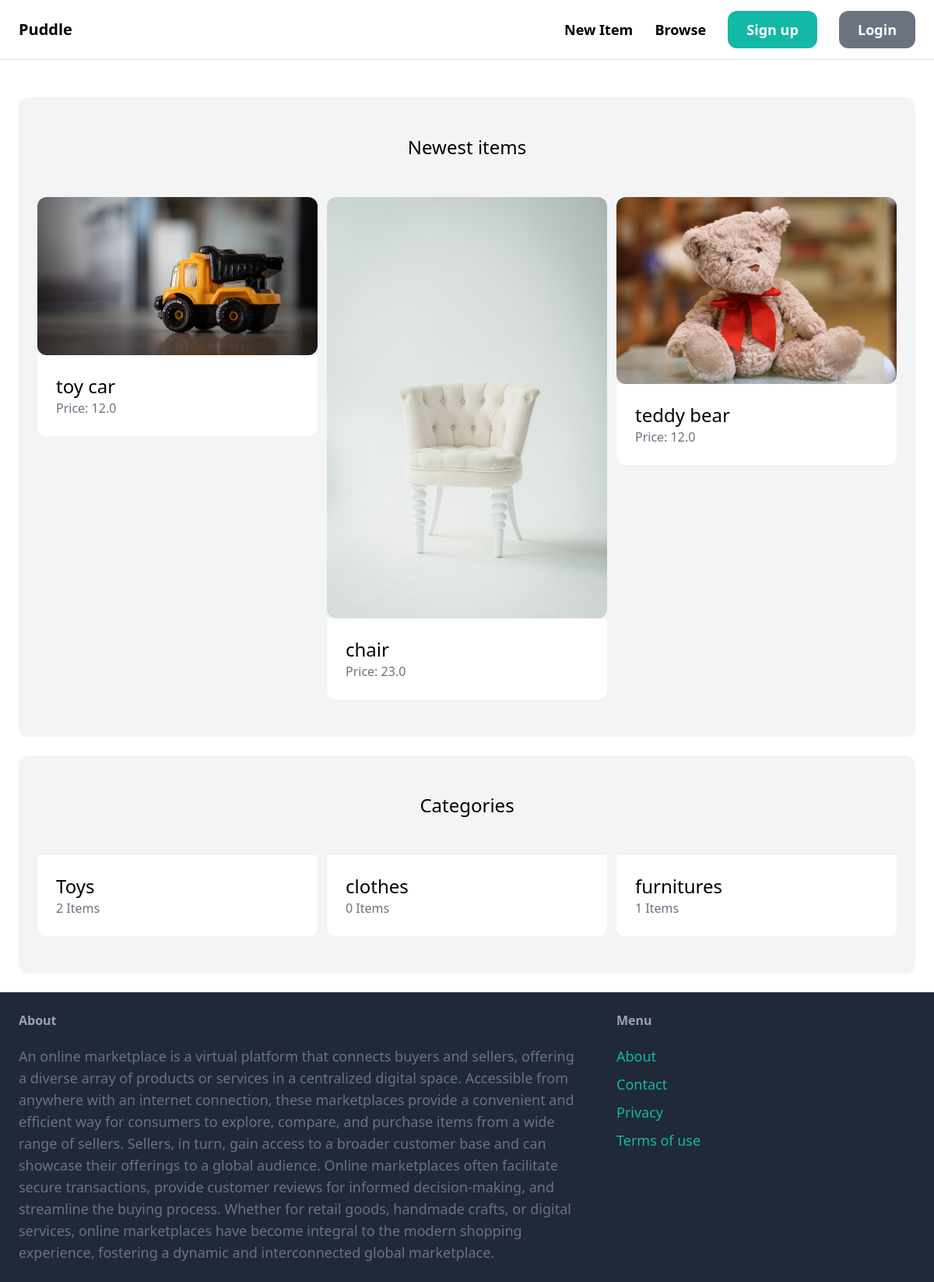
The page / on the database its author committed.
### item/models.py (models this page shows, shortened)
class Item(models.Model):
    category = models.ForeignKey(Category, related_name = 'items', on_delete = models.CASCADE)
    name = models.CharField(max_length=100)
    description = models.TextField(blank =True, null = True)
    price = models.FloatField()
    image = models.ImageField(upload_to='item_images', blank = True, null = True)
    is_sold = models.BooleanField(default=False)
    created_by = models.ForeignKey(User, related_name = 'items', on_delete = models.CASCADE)
    created_at = models.DateTimeField(auto_now_add = True)

class Category(models.Model):
    name = models.CharField(max_length=100)
    class Meta:
        ordering = ('name',)
        verbose_name_plural = 'categories'

### core/views.py (the view)
# urls.py: path('', views.index, name = 'index'),
def index(request):
    items = Item.objects.filter(is_sold = False)[0:6]
    categories = Category.objects.all()
    return render(request, 'core/index.html', {
        'categories': categories,
        'items':items
    })

### core/templates/core/index.html (shortened to what this page needs)
{% extends 'core/base.html' %}
{% block content %}
<div class="mt-6 px-6 py-12 bg-gray-100 rounded-xl">
    <h2 class="mb-12 text-2xl text-center">Newest items</h2>
    <div class="grid grid-cols-3 gap-3">
        {% for item in items %}
            <div>
                <a href="{%  url 'item:detail' item.id %}">
                    <div>
                        <img src="{{item.image.url}}" class="rounded-xl" alt="" srcset="">
                    </div>
                    <div class="p-6 bg-white rounded-b-xl" >
                        <h2 class="text-2xl">{{item.name}}</h2>
                        <p class="text-gray-500">Price: {{item.price}}</p>
                    </div>
                </a>
            </div>
        {% endfor%}
    </div>
</div>
<div class="mt-6 px-6 py-12 bg-gray-100 rounded-xl">
    <h2 class="mb-12 text-2xl text-center">Categories</h2>
    <div class="grid grid-cols-3 gap-3">
        {% for category in categories %}
            <div>
                <a href="#">
                    <div class="p-6 bg-white rounded-b-xl">
                        <h2 class="text-2xl">{{category.name}}</h2>
                        <p class="text-gray-500">{{ category.items.count}} Items</p>
                    </div>
                </a>
            </div>
        {% endfor%}
    </div>
</div>
{% endblock %}

### rows shown on the page
Item: image (picture), name "toy car", price "12.0"
Item: image (picture), name "chair", price "23.0"
Item: image (picture), name "teddy bear", price "12.0"
Category: name "Toys", items.count "2"
Category: name "clothes", items.count "0"
Category: name "furnitures", items.count "1"
